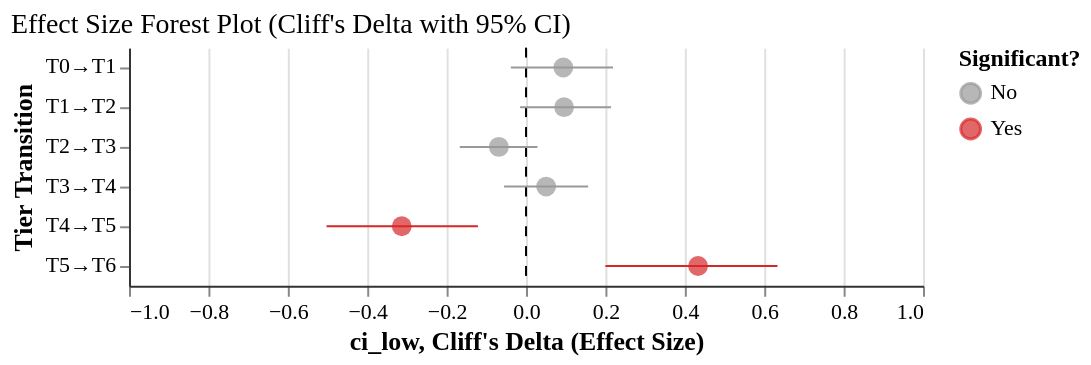

Write a Vega-Lite specification for this figure.
### Vega-Lite specification from a JSON file in a GitHub repository (floating-point values rounded to 4 significant figures)
{"config": {"font": "serif", "axis": {"labelFontSize": 11, "titleFontSize": 13, "gridColor": "#e0e0e0", "domainColor": "#333333"}, "legend": {"labelFontSize": 11, "titleFontSize": 12}, "title": {"fontSize": 14, "anchor": "start", "fontWeight": "normal"}, "view": {"stroke": null, "continuousWidth": 400, "continuousHeight": 300, "strokeWidth": 0}, "mark": {"tooltip": true}}, "layer": [{"data": {"name": "data-d285a7403ed98ae579761d64a864032b"}, "mark": {"type": "rule", "color": "black", "strokeDash": [5, 5]}, "encoding": {"x": {"field": "x", "type": "quantitative"}}}, {"data": {"name": "data-8ccb7eedf34e13c425e11b8ec4f8ee89"}, "mark": {"type": "errorbar"}, "encoding": {"color": {"field": "significant", "scale": {"domain": ["No", "Yes"], "range": ["#999999", "#d62728"]}, "type": "nominal"}, "detail": {"field": "agent_model", "type": "nominal"}, "x": {"field": "ci_low", "type": "quantitative"}, "x2": {"field": "ci_high"}, "y": {"field": "transition", "sort": null, "type": "ordinal"}}}, {"data": {"name": "data-8ccb7eedf34e13c425e11b8ec4f8ee89"}, "mark": {"type": "circle", "size": 100}, "encoding": {"color": {"field": "significant", "scale": {"domain": ["No", "Yes"], "range": ["#999999", "#d62728"]}, "title": "Significant?", "type": "nominal"}, "detail": {"field": "agent_model", "type": "nominal"}, "tooltip": [{"field": "agent_model", "title": "Model", "type": "nominal"}, {"field": "transition", "title": "Transition", "type": "ordinal"}, {"field": "delta", "format": ".3f", "title": "Cliff's δ", "type": "quantitative"}, {"field": "ci_low", "format": ".3f", "title": "95% CI Low", "type": "quantitative"}, {"field": "ci_high", "format": ".3f", "title": "95% CI High", "type": "quantitative"}, {"field": "significant", "title": "Significant", "type": "nominal"}], "x": {"field": "delta", "scale": {"domain": [-1, 1]}, "title": "Cliff's Delta (Effect Size)", "type": "quantitative"}, "y": {"field": "transition", "sort": null, "title": "Tier Transition", "type": "ordinal"}}}], "title": "Effect Size Forest Plot (Cliff's Delta with 95% CI)", "$schema": "https://vega.github.io/schema/vega-lite/v6.1.0.json", "datasets": {"data-d285a7403ed98ae579761d64a864032b": [{"x": 0}], "data-8ccb7eedf34e13c425e11b8ec4f8ee89": [{"agent_model": "haiku", "transition": "T0→T1", "tier1": "T0", "tier2": "T1", "delta": 0.09391, "ci_low": -0.03821, "ci_high": 0.219, "significant": "No"}, {"agent_model": "haiku", "transition": "T1→T2", "tier1": "T1", "tier2": "T2", "delta": 0.09583, "ci_low": -0.01492, "ci_high": 0.2143, "significant": "No"}, {"agent_model": "haiku", "transition": "T2→T3", "tier1": "T2", "tier2": "T3", "delta": -0.06847, "ci_low": -0.1668, "ci_high": 0.02888, "significant": "No"}, {"agent_model": "haiku", "transition": "T3→T4", "tier1": "T3", "tier2": "T4", "delta": 0.05071, "ci_low": -0.05528, "ci_high": 0.1565, "significant": "No"}, {"agent_model": "haiku", "transition": "T4→T5", "tier1": "T4", "tier2": "T5", "delta": -0.313, "ci_low": -0.5024, "ci_high": -0.1211, "significant": "Yes"}, {"agent_model": "haiku", "transition": "T5→T6", "tier1": "T5", "tier2": "T6", "delta": 0.4333, "ci_low": 0.2, "ci_high": 0.6333, "significant": "Yes"}]}}
